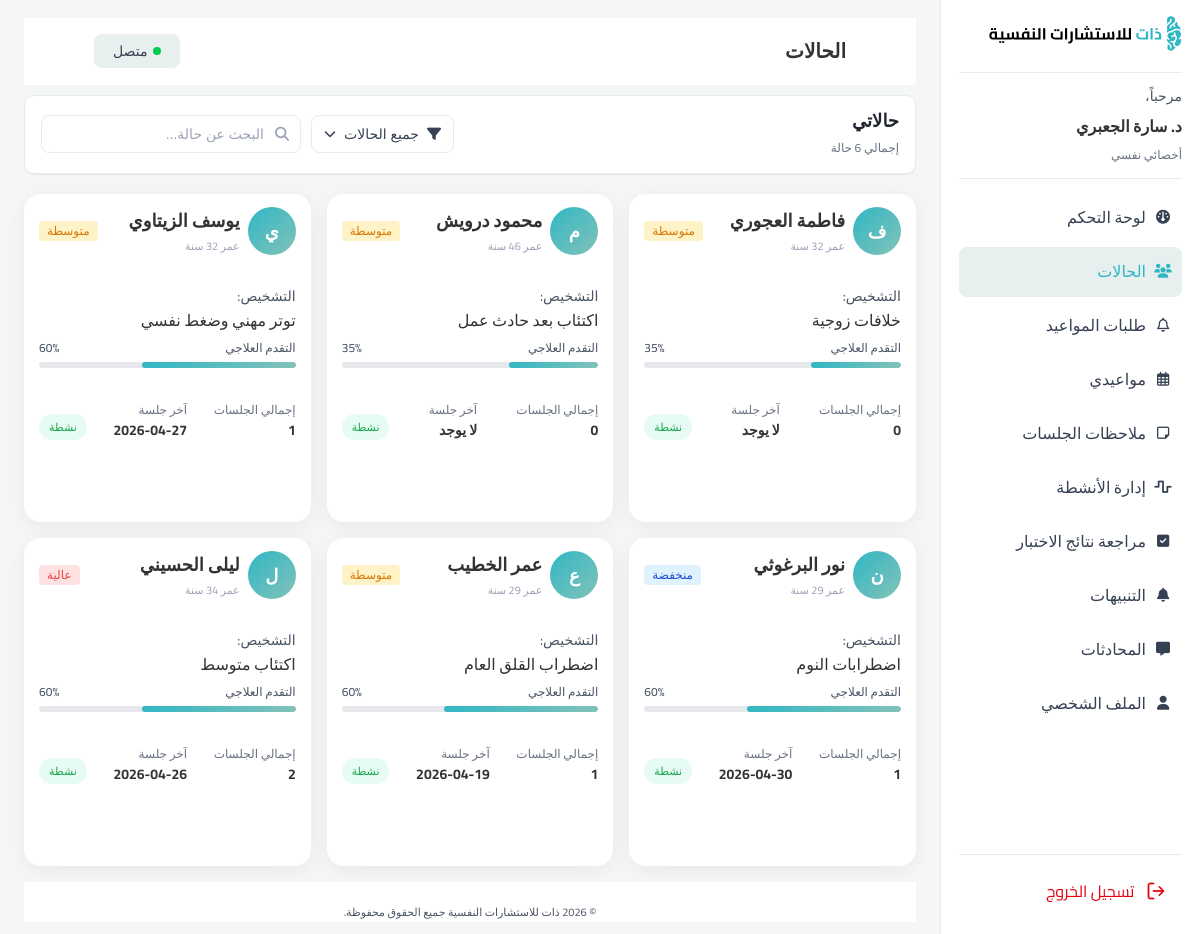
/therapist/therapist-cases/index.php (signed in), run on the app's committed database.
### tables this page shows
CREATE TABLE cases (
    case_id INT AUTO_INCREMENT,
    client_id INT,
    therapist_id INT,
    title VARCHAR(200) NOT NULL,
    description TEXT NULL,
    status VARCHAR(20) NOT NULL DEFAULT 'NEW' CHECK (
        status IN (
            'NEW',
            'IN_ASSESSMENT',
            'IN_THERAPY',
            'ON_HOLD',
            'RECOVERED'
        )
    ),
    priority VARCHAR(10) NOT NULL DEFAULT 'MEDIUM' CHECK (priority IN ('LOW', 'MEDIUM', 'HIGH')),
    is_flagged TINYINT (1) NOT NULL DEFAULT 0,
    created_at DATETIME NOT NULL DEFAULT CURRENT_TIMESTAMP,
    last_updated DATETIME NOT NULL DEFAULT CURRENT_TIMESTAMP ON UPDATE CURRENT_TIMESTAMP,
    closed_at DATETIME NULL,
    PRIMARY KEY (case_id),
    CONSTRAINT fk_case_client FOREIGN KEY (client_id) REFERENCES clients (client_id) ON DELETE RESTRICT ON UPDATE CASCADE,
    CONSTRAINT fk_case_therapist FOREIGN KEY (therapist_id) REFERENCES therapists (therapist_id) ON DELETE RESTRICT ON UPDATE CASCADE
);

CREATE TABLE users (
    user_id INT AUTO_INCREMENT,
    name VARCHAR(100) NOT NULL,
    username VARCHAR(60) NOT NULL UNIQUE,
    email VARCHAR(150) NOT NULL UNIQUE,
    password VARCHAR(255) NOT NULL,
    phone VARCHAR(20) NULL,
    avatar VARCHAR(255) NULL,
    role VARCHAR(20) NOT NULL CHECK (role IN ('CLIENT', 'THERAPIST', 'ADMIN')),
    is_active TINYINT (1) DEFAULT 1,
    created_at DATETIME NOT NULL DEFAULT CURRENT_TIMESTAMP,
    updated_at DATETIME NOT NULL DEFAULT CURRENT_TIMESTAMP ON UPDATE CURRENT_TIMESTAMP,
    PRIMARY KEY (user_id)
);

### therapist/therapist-cases/index.php (the view, shortened to what this page needs)
<?php
require_once __DIR__ . '/../../connection.php';
$user_id = $_SESSION['user_id'];
$therapist_id = $user_id;
$current_filter = $_GET['filter'] ?? 'all';
$current_search = trim($_GET['search'] ?? '');
$sql = "
    SELECT cs.case_id, cs.title, cs.status, cs.priority, cs.created_at,
           u.name AS client_name, c.date_of_birth,
           COUNT(s.session_id) AS total_sessions,
           MAX(s.start_time) AS last_session
    FROM cases cs
    JOIN clients c ON cs.client_id = c.client_id
    JOIN users u ON c.client_id = u.user_id
    LEFT JOIN sessions s ON s.case_id = cs.case_id
    WHERE cs.therapist_id = ?
";
$types = "i";
$params = [$therapist_id];
$sql .= " GROUP BY cs.case_id ORDER BY cs.created_at DESC";
$stmt = $conn->prepare($sql);
$stmt->bind_param($types, ...$params);
$stmt->execute();
$cases = $stmt->get_result()->fetch_all(MYSQLI_ASSOC);
$total_count = count($cases);
$filter_labels = [
    'all' => 'جميع الحالات',
    'active' => 'نشطة',
    'low' => 'حدة منخفضة',
    'medium' => 'حدة متوسطة',
    'high' => 'حدة عالية',
];
function calcAge($dob) {
    return (int) date_diff(date_create($dob), date_create('today'))->y;
}
function firstLetterCases($name) {
    return mb_substr(trim($name), 0, 1, 'UTF-8');
}
$priority_labels = ['LOW' => 'منخفضة', 'MEDIUM' => 'متوسطة', 'HIGH' => 'عالية'];
$priority_classes = ['LOW' => 'severity-low', 'MEDIUM' => 'severity-medium', 'HIGH' => 'severity-high'];
$status_labels = [
    'NEW' => 'جديدة', 'IN_ASSESSMENT' => 'نشطة', 'IN_THERAPY' => 'نشطة',
    'ON_HOLD' => 'معلقة', 'RECOVERED' => 'متعافية'
];
$status_classes = [
    'NEW' => 'status-active', 'IN_ASSESSMENT' => 'status-active', 'IN_THERAPY' => 'status-active',
    'ON_HOLD' => 'status-hold', 'RECOVERED' => 'status-recovered'
];
$status_progress = [
    'NEW' => 10, 'IN_ASSESSMENT' => 35, 'IN_THERAPY' => 60,
    'ON_HOLD' => 50, 'RECOVERED' => 100
];
$status_filter = [
    'NEW' => 'active', 'IN_ASSESSMENT' => 'active', 'IN_THERAPY' => 'active',
    'ON_HOLD' => 'hold', 'RECOVERED' => 'recovered'
];
?>
<!DOCTYPE html>
<html lang="ar" dir="rtl">
<head>
    <link rel="stylesheet"
        href="https://cdnjs.cloudflare.com/ajax/libs/font-awesome/6.5.1/css/all.min.css" />
 <link rel="stylesheet" href="../thirapist.css">
  <link rel="stylesheet" href="../total.css"/>
    <link rel="stylesheet" href="style.css">
</head>
<body>
    <div class="app">
<?php include "../layouts/sidebar.php"; ?>
        <main class="main">
            <header class="main-header">
                <h1 class="page-title">الحالات</h1>
                <button class="status-btn">
                    <span class="status-dot"></span>
                    متصل
                </button>
            </header>
            <section class="cases-topbar">
                <section class="cases-summary">
                    <div class="summary-title">حالاتي</div>
                    <div class="summary-count">إجمالي <?= $total_count ?> حالة</div>
                </section>
                <section class="cases-toolbar">
                    <button class="filter-btn" id="filterToggle" type="button">
                        <i class="fa-solid fa-filter"></i>
                        <span id="filterLabel"><?= $filter_labels[$current_filter] ?? 'جميع الحالات' ?></span>
                        <i class="fa-solid fa-chevron-down chevron"></i>
                    </button>
                    <form id="searchForm" method="GET" class="search-box">
                        <i class="fa-solid fa-magnifying-glass search-icon"></i>
                        <input id="caseSearch" name="search" type="text" placeholder="البحث عن حالة..." value="<?= htmlspecialchars($current_search) ?>">
                    </form>
                </section>
            </section>
            <section class="cases-grid">
                <?php if (empty($cases)): ?>
                    <p class="muted" style="text-align:center; padding:40px; grid-column: 1/-1;">لا توجد حالات حالياً</p>
                <?php else: ?>
                    <?php foreach ($cases as $case):
                        $age = calcAge($case['date_of_birth']);
                        $progress = $status_progress[$case['status']] ?? 0;
                        $priorityLower = strtolower($case['priority']);
                        $filterStatus = $status_filter[$case['status']] ?? 'active';
                    ?>
                    <article class="case-card"
                        data-name="<?= htmlspecialchars($case['client_name']) ?>"
                        data-urgency="<?= $priorityLower ?>"
                        data-status="<?= $filterStatus ?>">
                        <header class="case-card-header">
                            <div class="case-avatar"><?= firstLetterCases($case['client_name']) ?></div>
                            <div class="case-header-text">
                                <div class="case-name"><?= htmlspecialchars($case['client_name']) ?></div>
                                <?php if ($age): ?>
                                    <div class="case-age">عمر <?= $age ?> سنة</div>
                                <?php endif; ?>
                            </div>
                            <span class="severity-badge <?= $priority_classes[$case['priority']] ?? 'severity-medium' ?>"><?= $priority_labels[$case['priority']] ?? 'متوسطة' ?></span>
                        </header>
                        <div class="case-body">
                            <div class="case-diagnosis-label">التشخيص:</div>
                            <div class="case-diagnosis"><?= htmlspecialchars($case['title']) ?></div>
                            <div class="case-progress">
                                <div class="progress-top">
                                    <span class="progress-label">التقدم العلاجي</span>
                                    <span class="progress-percent"><?= $progress ?>%</span>
                                </div>
                                <div class="progress-bar">
                                    <div class="progress-fill" style="width: <?= $progress ?>%"></div>
                                </div>
                            </div>
                        </div>
                        <footer class="case-footer">
                            <div class="case-meta">
                                <div class="meta-label">إجمالي الجلسات</div>
                                <div class="meta-value"><?= (int)$case['total_sessions'] ?></div>
                            </div>
                            <div class="case-meta">
                                <div class="meta-label">آخر جلسة</div>
                                <div class="meta-value"><?= $case['last_session'] ? date('Y-m-d', strtotime($case['last_session'])) : 'لا يوجد' ?></div>
                            </div>
                            <span class="status-pill <?= $status_classes[$case['status']] ?? 'status-active' ?>"><?= $status_labels[$case['status']] ?? $case['status'] ?></span>
                        </footer>
                    </article>
                    <?php endforeach; ?>
                <?php endif; ?>
            </section>
 <?php include "../layouts/footer.php"; ?>
        </main>
    </div>
</body>
</html>

### therapist/thirapist.css (style rules this page uses)
.app { display: flex; min-height: 100vh; }
.main { flex: 1; padding: 18px 24px 12px; display: flex; flex-direction: column; width: auto; height: auto; min-width: 0; background-color: #F5F7F5; }
.main-header { display: flex; align-items: center; justify-content: space-between; margin-bottom: 14px; padding: 20px 15px ; background-color:#FFFFFF ; }
.page-title { margin: 0; font-size: 20px; font-weight: 700; color: #333333; text-align: right; vertical-align: middle; line-height: 28px; }
.status-btn { display: inline-flex; align-items: center; gap: 6px; padding: 6px 18px; border-radius: 8px; border: 1px solid#E7EFEF; background:#E7EFEF; color:#364153; font-size: 14px; font-weight: 400; line-height: 20px; }
.status-dot { width: 8px; height: 8px; border-radius: 50%; background: #00C950; }

### therapist/total.css (style rules this page uses)
*, *::before, *::after { box-sizing: border-box; margin: 0; padding: 0; }
body { margin: 0; font-family: 'Cairo', system-ui, -apple-system, BlinkMacSystemFont, 'Segoe UI', sans-serif; direction: rtl; background-color: #ffffff; color:#4A5565; }
.main-header { background-color: #ffffff; border-bottom: 1px solid #ffffff; height: 67px; width: 1512; padding: 0 70px; display: flex; align-items: center; justify-content: space-between; margin-bottom: 10px; }
.progress-bar { height: 100%; width: 0%; background: #36A397; transition: width 0.25s ease; }

### data on the page
cases: users.name "ف", users.name "فاطمة العجوري", priority "متوسطة", title "خلافات زوجية", status "35", total_sessions "0", shows "لا يوجد", status "نشطة"
cases: users.name "م", users.name "محمود درويش", priority "متوسطة", title "اكتئاب بعد حادث عمل", status "35", total_sessions "0", shows "لا يوجد", status "نشطة"
cases: users.name "ي", users.name "يوسف الزيتاوي", priority "متوسطة", title "توتر مهني وضغط نفسي", status "60", total_sessions "1", last_session "2026-04-27", status "نشطة"
cases: users.name "ن", users.name "نور البرغوثي", priority "منخفضة", title "اضطرابات النوم", status "60", total_sessions "1", last_session "2026-04-30", status "نشطة"
cases: users.name "ع", users.name "عمر الخطيب", priority "متوسطة", title "اضطراب القلق العام", status "60", total_sessions "1", last_session "2026-04-19", status "نشطة"
cases: users.name "ل", users.name "ليلى الحسيني", priority "عالية", title "اكتئاب متوسط", status "60", total_sessions "2", last_session "2026-04-26", status "نشطة"

### other printed values
$_SESSION['user_name'] "د. سارة الجعبري"
$filter_labels[$current_filter] "جميع الحالات"
